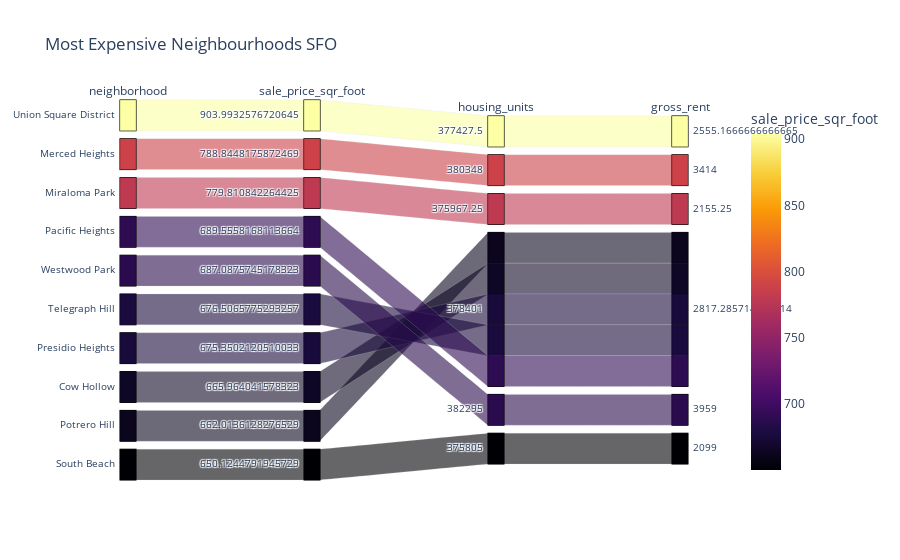

The cell this chart's notebook holds for it:
### Code cell
parallel_categories(sfo_data_top_10)

### Figure 1 — Plotly figure (JSON) as saved in the notebook; plotly's stock layout.template omitted (floating-point values rounded to 4 significant figures)
{"data": [{"dimensions": [{"label": "neighborhood", "values": ["Union Square District", "Merced Heights", "Miraloma Park", "Pacific Heights", "Westwood Park", "Telegraph Hill", "Presidio Heights", "Cow Hollow", "Potrero Hill", "South Beach"]}, {"label": "sale_price_sqr_foot", "values": [904.0, 788.8, 779.8, 689.6, 687.1, 676.5, 675.4, 666.0, 662.0, 650.1]}, {"label": "housing_units", "values": [377400.0, 380348, 376000.0, 378401, 382295, 378401, 378401, 378401, 378401, 375805]}, {"label": "gross_rent", "values": [2555.0, 3414, 2155.0, 2817.0, 3959, 2817.0, 2817.0, 2817.0, 2817.0, 2099]}], "domain": {"x": [0, 1], "y": [0, 1]}, "line": {"color": [904.0, 788.8, 779.8, 689.6, 687.1, 676.5, 675.4, 666.0, 662.0, 650.1], "coloraxis": "coloraxis"}, "name": "", "type": "parcats"}], "layout": {"autosize": true, "coloraxis": {"colorbar": {"title": {"text": "sale_price_sqr_foot"}}, "colorscale": [[0, "#000004"], [0.1111, "#1b0c41"], [0.2222, "#4a0c6b"], [0.3333, "#781c6d"], [0.4444, "#a52c60"], [0.5556, "#cf4446"], [0.6667, "#ed6925"], [0.7778, "#fb9b06"], [0.8889, "#f7d13d"], [1, "#fcffa4"]]}, "legend": {"tracegroupgap": 0}, "title": {"text": "Most Expensive Neighbourhoods SFO"}}}
